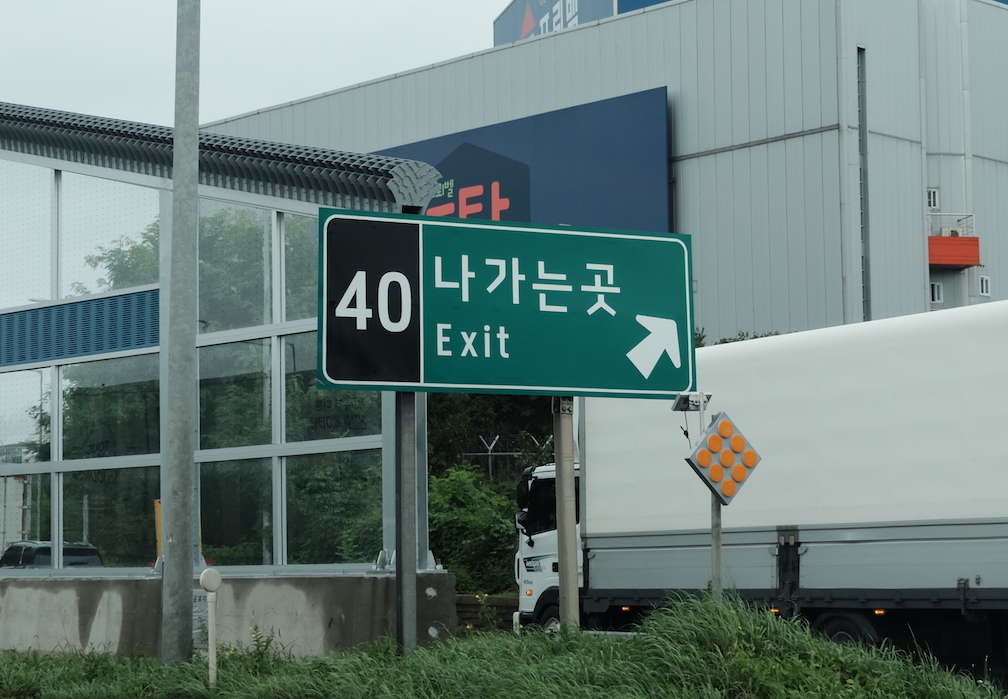
#> input picture python_code.recipe302/src/img/pillow_sample.jpg, 1008 x 699 px, found by its file name
$ python recipe_247_01.py
#> lines starting #> are read from the running program, lines starting #| are printed output that depends on the picture
# 실행할 떄는 img 디렉터리 아래의 pillow_sample.jpg를 스크립트와 같은 디렉터리에 배치한 뒤 실행합니다.

from PIL import Image

image = Image.open("pillow_sample.jpg")
#> image is the input picture: PIL image 1008x699 RGB; mean R, G, B 106.6, 126.2, 122.5
rect = (400, 500, 525, 625)
new_image = image.crop(rect)
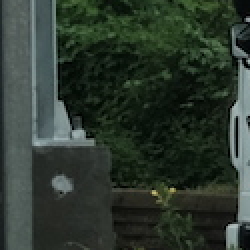
#> new_image: PIL image 125x125 RGB (shown 2 times larger); mean R, G, B 45.2, 56.4, 46.8
new_image.save("pillow_crop.jpg")
